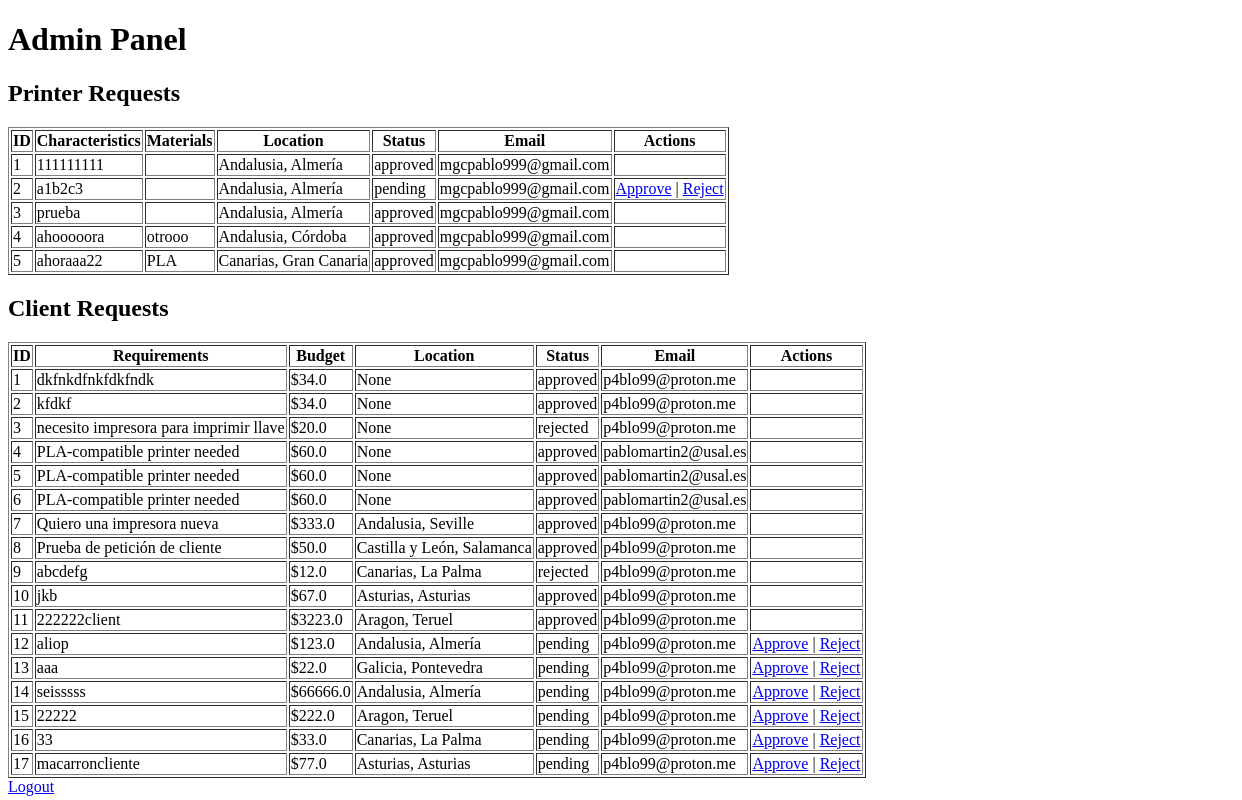
/admin-panel (signed in), run on an earlier commit of the app's database.
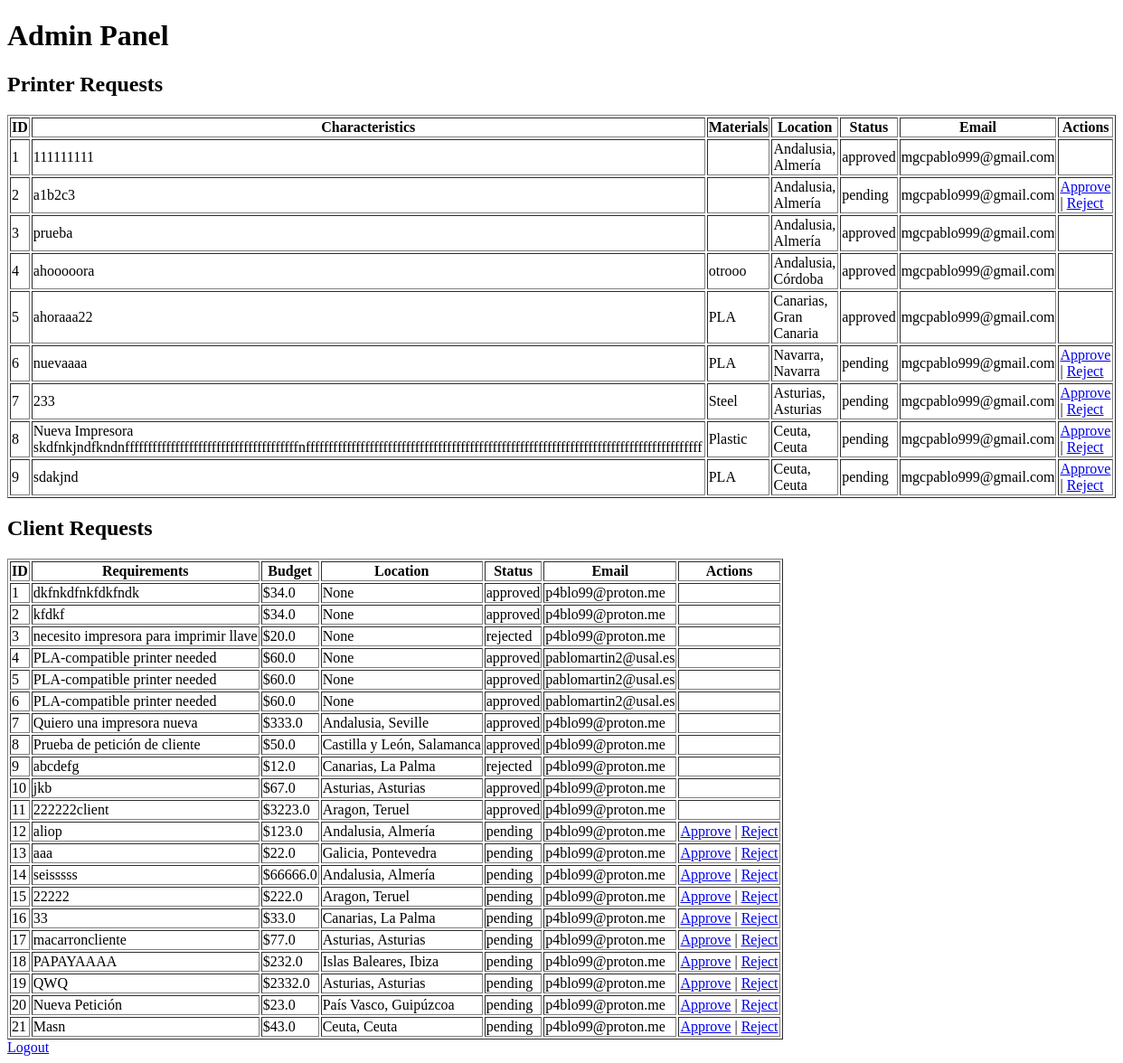
And on a later commit of the database.
### tables this page shows
CREATE TABLE printer_requests (
    id INTEGER PRIMARY KEY AUTOINCREMENT,
    user_id INTEGER NOT NULL,
    characteristics TEXT NOT NULL,
    community TEXT NOT NULL,
    province TEXT NOT NULL,
    materials TEXT NOT NULL,
    status TEXT NOT NULL
);

CREATE TABLE users (
            id INTEGER PRIMARY KEY AUTOINCREMENT,
            username TEXT UNIQUE,
            email TEXT UNIQUE,
            password TEXT,
            role TEXT
        );

CREATE TABLE client_requests (
            id INTEGER PRIMARY KEY AUTOINCREMENT,
            user_id INTEGER,
            requirements TEXT,
            budget REAL,
            status TEXT DEFAULT 'pending', community TEXT, province TEXT, materials TEXT,
            FOREIGN KEY(user_id) REFERENCES users(id)
        );

### app.py (the view)
@app.route('/admin-panel')
def admin_panel():
    if 'user_id' in session and session['role'] == 'admin':
        conn = sqlite3.connect('database.db')
        cursor = conn.cursor()
        cursor.execute('''
            SELECT pr.id, pr.characteristics, pr.materials,
                   pr.community || ', ' || pr.province AS location,
                   pr.status, u.email
            FROM printer_requests pr
            JOIN users u ON pr.user_id = u.id
        ''')
        printer_requests = cursor.fetchall()
        cursor.execute('''
            SELECT cr.id, cr.requirements, cr.budget,
                   cr.community || ', ' || cr.province AS location,
                   cr.status, u.email
            FROM client_requests cr
            JOIN users u ON cr.user_id = u.id
        ''')
        client_requests = cursor.fetchall()
        conn.close()
        for printer_request in printer_requests:
            if not printer_request[2]:  # Si materials está vacío
                flash(f"Printer request ID {printer_request[0]} has no materials specified.")
        return render_template('admin_panel.html', printer_requests=printer_requests, client_requests=client_requests)
    else:
        flash("Access denied!")
        return redirect(url_for('login'))

### templates/admin_panel.html (shortened to what this page needs)
<!DOCTYPE html>
<html lang="en">
<head>
</head>
<body>
    <h1>Admin Panel</h1>
    <h2>Printer Requests</h2>
    <table border="1">
        <tr>
            <th>ID</th>
            <th>Characteristics</th>
            <th>Materials</th>
            <th>Location</th>
            <th>Status</th>
            <th>Email</th>
            <th>Actions</th>
        </tr>
        {% for request in printer_requests %}
        <tr>
            <td>{{ request[0] }}</td>
            <td>{{ request[1] }}</td>
            <td>{{ request[2] }}</td>
            <td>{{ request[3] }}</td>
            <td>{{ request[4] }}</td>
            <td>{{ request[5] }}</td>
            <td>
                {% if request[4] == "pending" %}
                <a href="/approve-printer/{{ request[0] }}">Approve</a> |
                <a href="/reject-printer/{{ request[0] }}">Reject</a>
                {% endif %}
            </td>
        </tr>
        {% endfor %}
    </table>
    <h2>Client Requests</h2>
    <table border="1">
        <tr>
            <th>ID</th>
            <th>Requirements</th>
            <th>Budget</th>
            <th>Location</th>
            <th>Status</th>
            <th>Email</th>
            <th>Actions</th>
        </tr>
        {% for request in client_requests %}
        <tr>
            <td>{{ request[0] }}</td>
            <td>{{ request[1] }}</td>
            <td>${{ request[2] }}</td>
            <td>{{ request[3] }}</td>
            <td>{{ request[4] }}</td>
            <td>{{ request[5] }}</td>
            <td>
                {% if request[4] == "pending" %}
                <a href="/approve-client/{{ request[0] }}">Approve</a> |
                <a href="/reject-client/{{ request[0] }}">Reject</a>
                {% endif %}
            </td>
        </tr>
        {% endfor %}
    </table>
    <a href="/logout">Logout</a>
</body>
</html>

What changed in the data, as far as the page shows it:
added printer_requests: id "6", characteristics "nuevaaaa", materials "PLA", request "Navarra, Navarra", status "pending", email "mgcpablo999@gmail.com"
added printer_requests: id "7", characteristics "233", materials "Steel", request "Asturias, Asturias", status "pending", email "mgcpablo999@gmail.com"
added printer_requests: id "8", characteristics "Nueva Impresora skdfnkjndfkndnffffffffffffffffffffffffffffffffffffffnfffffffffffffffffffffffffffffffffffffffffffffffffffffffffffffffffffffffffffffffffffffff", materials "Plastic", request "Ceuta, Ceuta", status "pending", email "mgcpablo999@gmail.com"
added printer_requests: id "9", characteristics "sdakjnd", materials "PLA", request "Ceuta, Ceuta", status "pending", email "mgcpablo999@gmail.com"
added client_requests: id "18", requirements "PAPAYAAAA", budget "232.0", request "Islas Baleares, Ibiza", status "pending", email "p4blo99@proton.me"
added client_requests: id "19", requirements "QWQ", budget "2332.0", request "Asturias, Asturias", status "pending", email "p4blo99@proton.me"
added client_requests: id "20", requirements "Nueva Petición", budget "23.0", request "País Vasco, Guipúzcoa", status "pending", email "p4blo99@proton.me"
added client_requests: id "21", requirements "Masn", budget "43.0", request "Ceuta, Ceuta", status "pending", email "p4blo99@proton.me"
